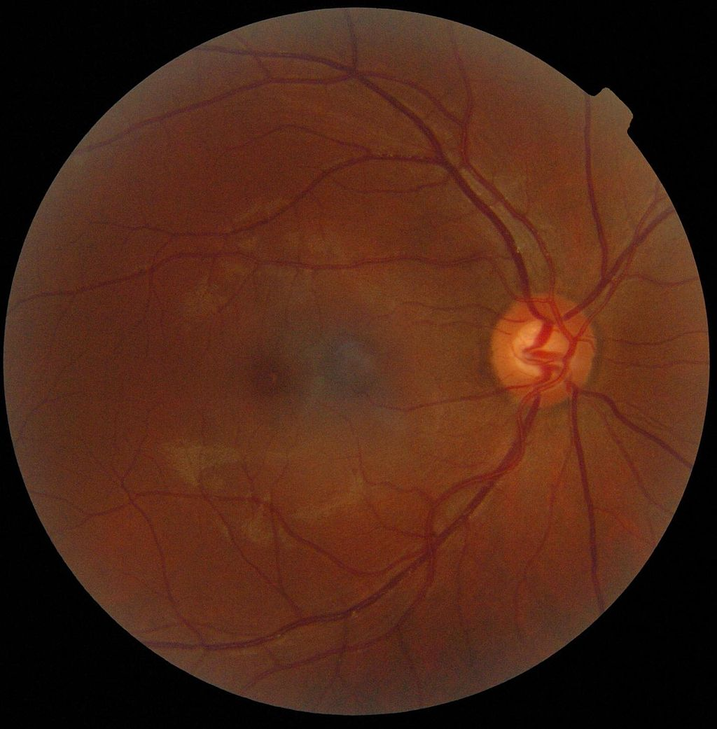
#> input picture data/hist/retina.png, 717 x 729 px, shrunk from 1024 x 1041 before the run
$ python hist_matching.py
#> lines starting #> are read from the running program, lines starting #| are printed output that depends on the picture; after the words box and inside, x2 and y2 are one past the last pixel; in counts of white or black regions, pixels touching at a corner belong together
#> further down, image is the input picture: PIL image 717x729 RGB; mean R, G, B 77.1, 39, 23.3
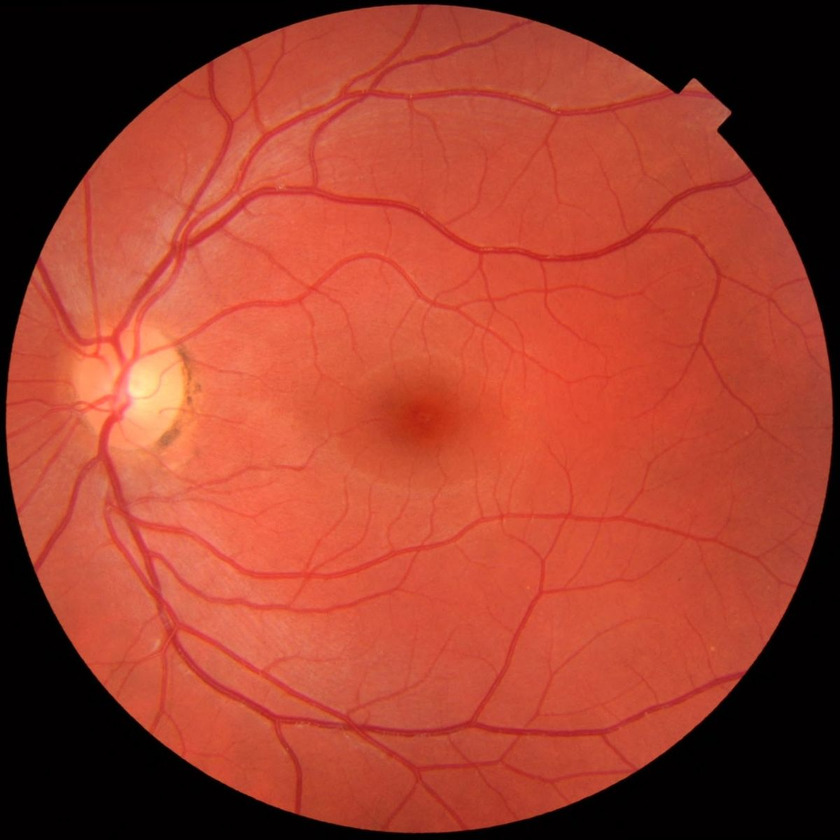
#> input picture data/hist/retinaRef.png, 840 x 840 px, shrunk from 1200 x 1200 before the run
#> further down, reference is the input picture: PIL image 840x840 RGB; mean R, G, B 159.5, 63.5, 46.2
from PIL import Image
import numpy as np
import matplotlib.pyplot as plt


def myHistMatch(image, reference, num_bins):

    # Convert source and reference images to YCbCr
#> called with num_bins = 256
    ycbcr_image = image.convert("YCbCr")
#> ycbcr_image: PIL image 717x729 YCbCr; mean of channels 0, 1, 2 48.2, 113.3, 148
    ycbcr_reference = reference.convert("YCbCr")
#> ycbcr_reference: PIL image 840x840 YCbCr; mean of channels 0, 1, 2 89.7, 102.7, 176.8

    ycbcr_array = np.array(ycbcr_image)
    ycbcr_ref_array = np.array(ycbcr_reference)

    # Convert to RGB for creating foreground masks
    rgb_array = np.array(image.convert("RGB"))
    rgb_ref_array = np.array(reference.convert("RGB"))

    # Ignore black background
    mask = np.any(rgb_array > 10, axis=2)
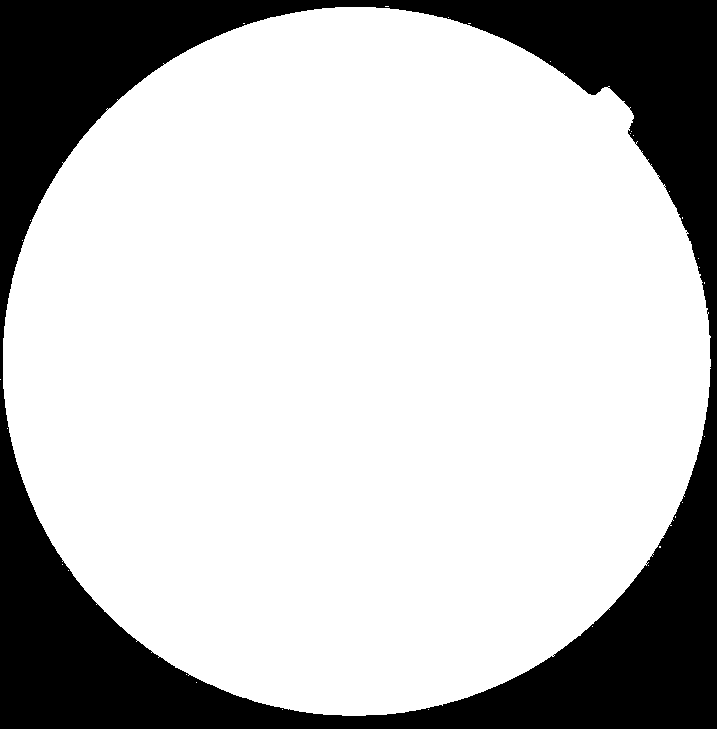
#> mask: shape (729, 717) bool; 75.5% white; 1 black region, box (x1, y1, x2, y2) and area: (0, 0, 717, 729) 127862
    ref_mask = np.any(rgb_ref_array > 10, axis=2)
#> ref_mask: shape (840, 840) bool; 77.3% white; 1 black region, box (x1, y1, x2, y2) and area: (0, 0, 840, 840) 160221

    # Output image
    ycbcr_matched = ycbcr_array.copy()

    bin_width = 256 / num_bins

    # Histogram matching for Y, Cb and Cr
    for channel in range(3):

        # Source channel
        source = ycbcr_array[:, :, channel]

        # Reference channel
        target = ycbcr_ref_array[:, :, channel]

        # Source foreground pixels
        source_values = source[mask]

        # Reference foreground pixels
        reference_values = target[ref_mask]

        source_bins = (source_values / bin_width).astype(int)

        reference_bins = (reference_values / bin_width).astype(int)

        source_histogram = np.bincount(
            source_bins,
            minlength=num_bins
        ).astype(float)

        reference_histogram = np.bincount(
            reference_bins,
            minlength=num_bins
        ).astype(float)

        # Source probability distribution
        source_probability = (
            source_histogram / source_values.size
        )

        # Reference probability distribution
        reference_probability = (
            reference_histogram / reference_values.size
        )

        # Source CDF
        source_cdf = np.cumsum(source_probability)

        # Reference CDF
        reference_cdf = np.cumsum(reference_probability)

        # Histogram matching lookup table
        mapping = np.zeros(num_bins, dtype=np.uint8)

        for i in range(num_bins):

            index = np.argmin(
                np.abs(
                    reference_cdf - source_cdf[i]
                )
            )

            mapping[i] = int ((index + 0.5) * bin_width)

        # Apply mapping only to foreground
        source_bin_image = (source / bin_width).astype(int)

        ycbcr_matched[:, :, channel][mask] = (
            mapping[source_bin_image[mask]]
        )
#> this loop made 3 passes
#> pass 1, in myHistMatch, `source = ycbcr_array[:, :, channel]`:
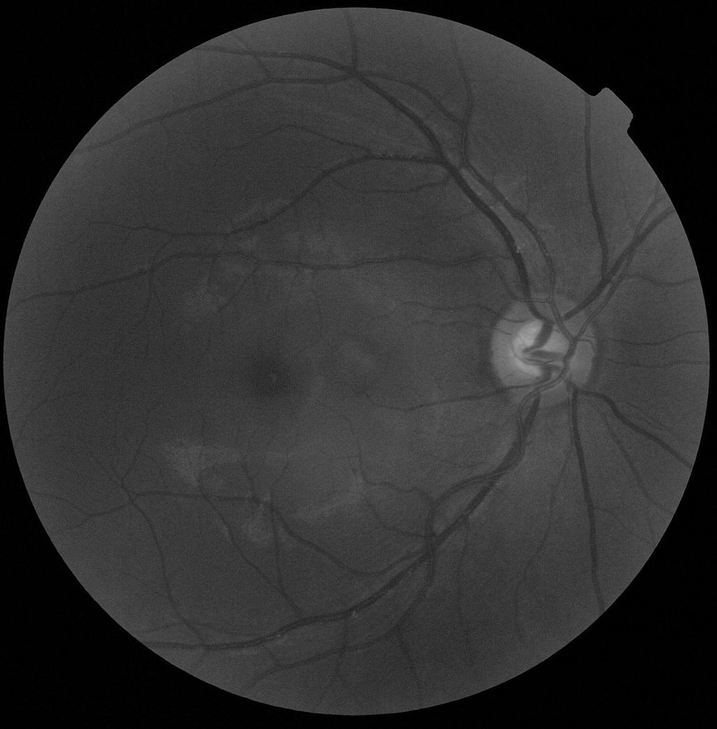
#> source: shape (729, 717); min 0, max 162, mean 48.2
#> pass 1, in myHistMatch, `target = ycbcr_ref_array[:, :, channel]`:
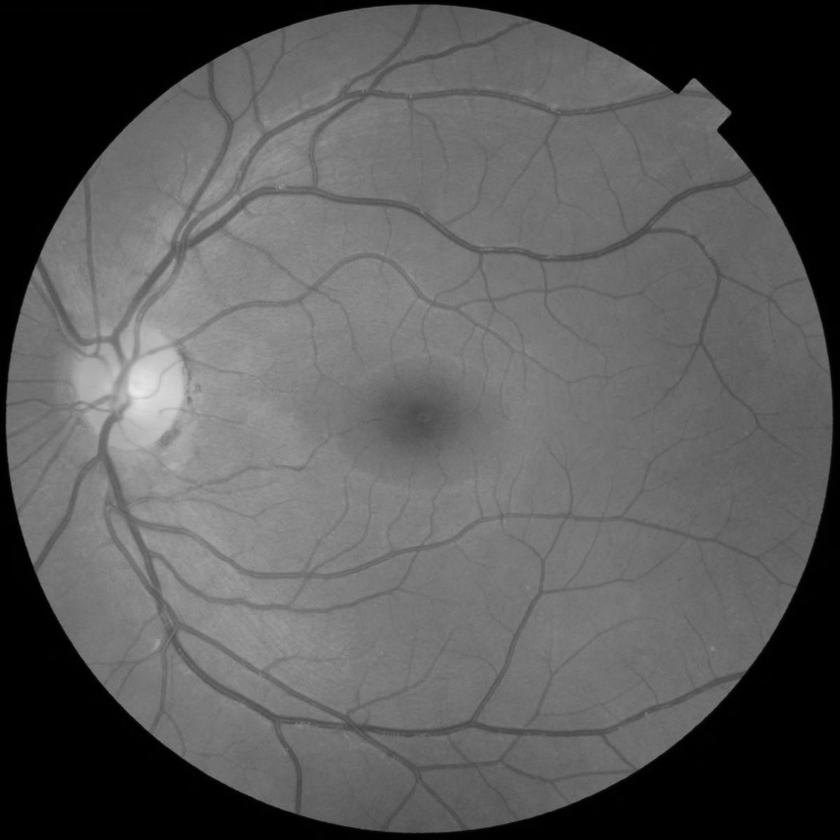
#> target: shape (840, 840); min 0, max 234, mean 89.7
#> after the loop: ycbcr_matched: shape (729, 717, 3); mean of channels 0, 1, 2 88.4, 103.3, 175.8

    # Convert matched YCbCr image back to RGB
    enhanced_image = Image.fromarray(
        ycbcr_matched,
        mode="YCbCr"
    ).convert("RGB")
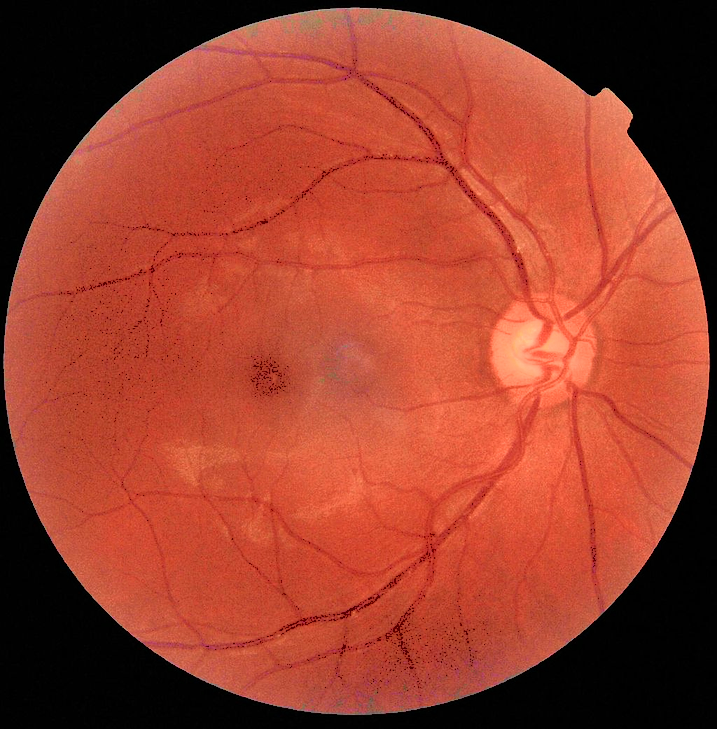
#> enhanced_image: PIL image 717x729 RGB; mean R, G, B 154.5, 62.5, 44.2

    # Plot
    plt.figure(figsize=(12, 8))

    # Original image
    plt.subplot(2, 2, 1)
    plt.imshow(image)
    plt.title("Original Retina")
    plt.axis("off")

    # Reference image
    plt.subplot(2, 2, 2)
    plt.imshow(reference)
    plt.title("Reference Retina")
    plt.axis("off")

    # Matched image
    plt.subplot(2, 2, 3)
    plt.imshow(enhanced_image)
    plt.title(f"Histogram Matched Image (num_bins={num_bins})")
    plt.axis("off")

    # Show luminance histograms
    plt.subplot(2, 2, 4)

    source_Y = ycbcr_array[:, :, 0]
    reference_Y = ycbcr_ref_array[:, :, 0]
    matched_Y = ycbcr_matched[:, :, 0]
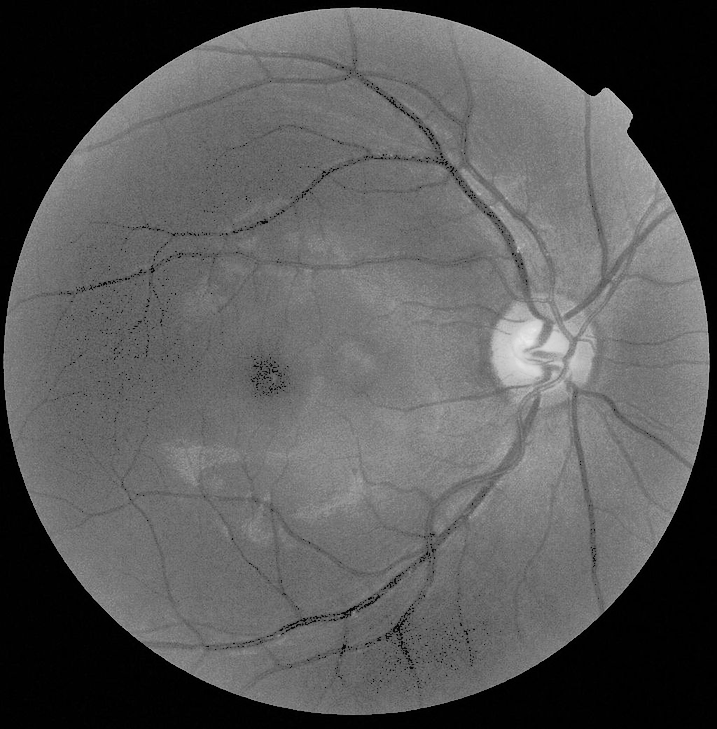
#> matched_Y: shape (729, 717); min 0, max 234, mean 88.4

    plt.hist(
        source_Y[mask],
        bins=num_bins,
        range=(0, 255),
        alpha=0.5,
        label="Original"
    )

    plt.hist(
        reference_Y[ref_mask],
        bins=num_bins,
        range=(0, 255),
        alpha=0.5,
        label="Reference"
    )

    plt.hist(
        matched_Y[mask],
        bins=num_bins,
        range=(0, 255),
        alpha=0.5,
        label="Matched"
    )

    plt.title("Luminance Histograms")
    plt.xlabel("Luminance")
    plt.ylabel("Number of Pixels")
    plt.legend()

    plt.tight_layout()
    plt.show()
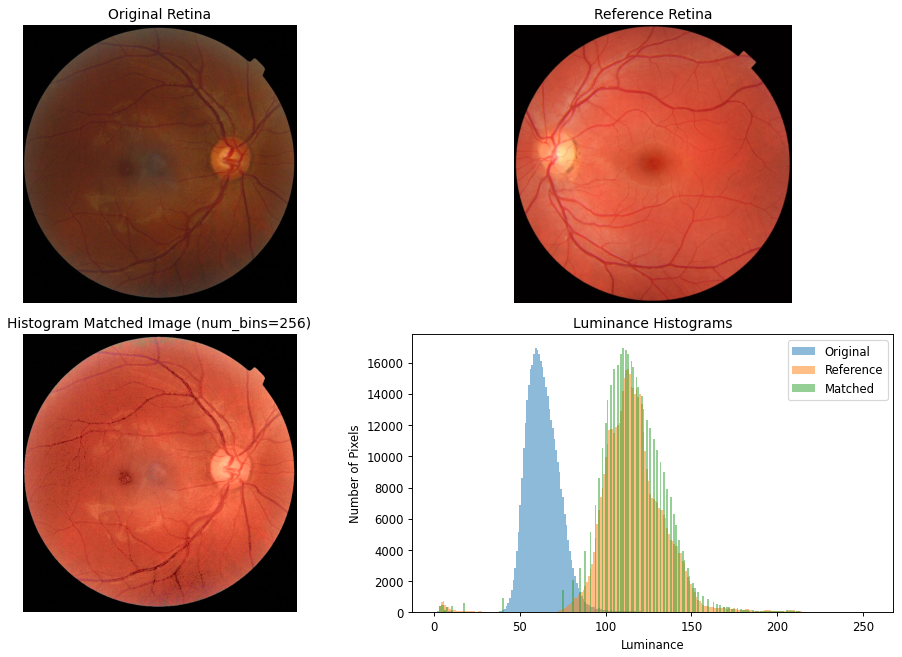
#> figure drawn by matplotlib, 4 panels; panel 4: tallest bar 16952 high, from x = 58.77 to 59.77; panel 4: tallest bar 15594 high, from x = 112.6 to 113.6; panel 4: tallest bar 16952 high, from x = 109.6 to 110.6

    return enhanced_image


# Source image
image = Image.open(
    "../data/hist/retina.png"
)

# Reference image
reference = Image.open(
    "../data/hist/retinaRef.png"
)

# Histogram matching
enhanced_image = myHistMatch(
    image,
    reference, 256
)

# Save result
enhanced_image.save(
    "./Output Images/hist_matched_retina_sh.png"
)

"""
fixed - > 128
sl -> 32
sh -> 256
"""
